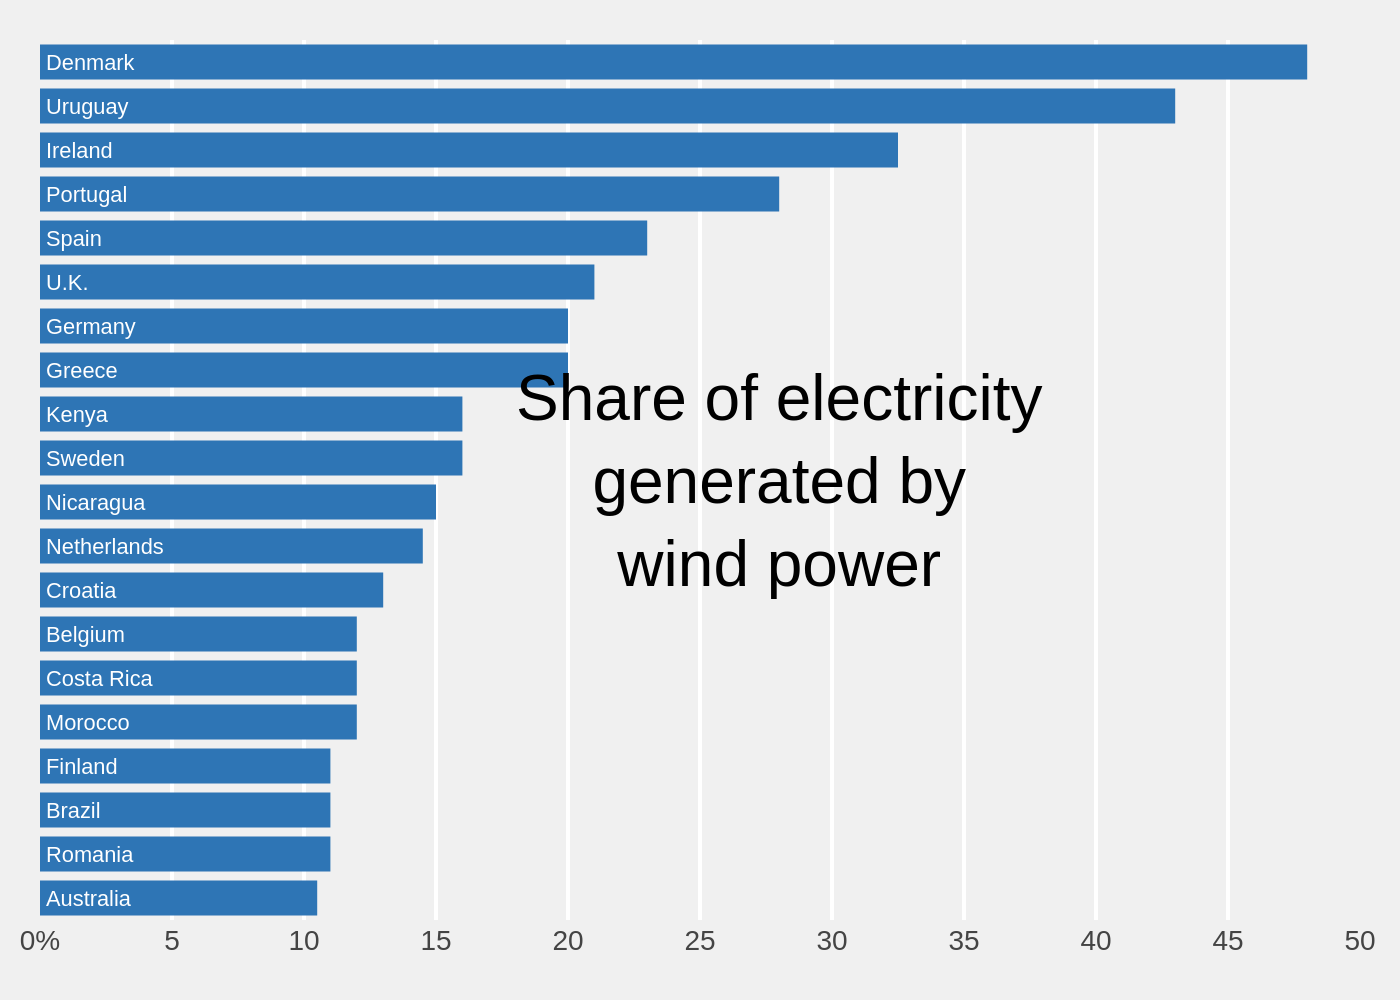

Python code for this plot:
import sys
import json
import os
import plotly.graph_objects as go

# Check for command-line argument
if len(sys.argv) != 2:
    print("Usage: python create_chart.py <path_to_json_file>")
    sys.exit(1)

json_path = sys.argv[1]

# Read data from the JSON file
try:
    with open(json_path, 'r', encoding='utf-8') as f:
        chart_data = json.load(f)
except FileNotFoundError:
    print(f"Error: JSON file not found at {json_path}")
    sys.exit(1)
except json.JSONDecodeError:
    print(f"Error: Could not decode JSON from {json_path}")
    sys.exit(1)

# Extract data, texts, and colors
data = chart_data['chart_data']
texts = chart_data['texts']
colors = chart_data['colors']

# Prepare data for Plotly (it plots y-axis from bottom to top, so we reverse the lists)
categories = [item['category'] for item in data]
values = [item['value'] for item in data]
categories.reverse()
values.reverse()

# Create the figure
fig = go.Figure()

# Add the bar trace
fig.add_trace(go.Bar(
    x=values,
    y=categories,
    orientation='h',
    marker=dict(color=colors['bar'], line=dict(width=0)),
    text=categories,
    textposition='inside',
    insidetextanchor='start',
    textfont=dict(
        family='Arial',
        size=16,
        color=colors['bar_text']
    ),
    hoverinfo='none'  # Replicates static chart appearance
))

# Update layout
fig.update_layout(
    font=dict(family="Arial"),
    plot_bgcolor=colors['background'],
    paper_bgcolor=colors['background'],
    showlegend=False,
    margin=dict(l=10, r=20, t=20, b=40),
    xaxis=dict(
        range=[0, 50],
        tickvals=[0, 5, 10, 15, 20, 25, 30, 35, 40, 45, 50],
        ticktext=['0%', '5', '10', '15', '20', '25', '30', '35', '40', '45', '50'],
        showgrid=True,
        gridcolor=colors['grid'],
        gridwidth=2,
        zeroline=False,
        showline=False,
        ticks='',
        tickfont=dict(
            size=14,
            color=colors['axis_labels']
        )
    ),
    yaxis=dict(
        showticklabels=False,  # Labels are inside the bars
        showgrid=False,
        zeroline=False,
        showline=False
    ),
    annotations=[
        dict(
            text=texts['annotation_text'],
            x=28,
            y=9.5,  # Position in the middle of the y-axis (20 categories -> index 9.5)
            xref='x',
            yref='y',
            showarrow=False,
            font=dict(
                family='Arial',
                size=32,
                color=colors['annotation_text']
            ),
            align='center'
        )
    ]
)

# Determine output filename and save the image
base_filename = os.path.splitext(os.path.basename(json_path))[0]
output_filename = f"{base_filename}.png"
fig.write_image(output_filename, scale=2)

print(f"Chart saved to {output_filename}")
